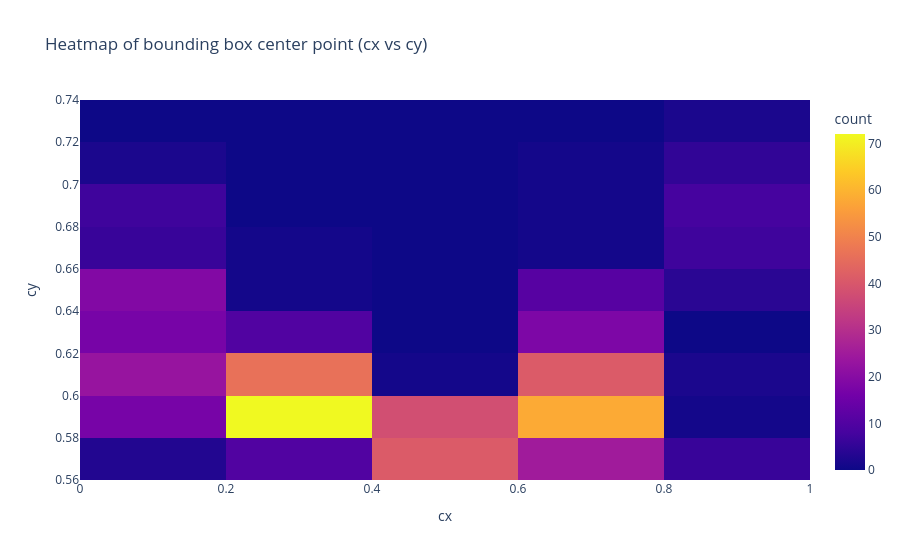

The code cell stored with this chart in its notebook:
### Markdown cell above
heatmap of cx and cy

### Code cell
fig = px.density_heatmap(
    x=all_cx,
    y=all_cy,
    title="Heatmap of bounding box center point (cx vs cy)",
    labels={"x": "cx", "y": "cy"}
)
fig.show()

### Figure 1 — Plotly figure (JSON) as saved in the notebook; plotly's stock layout.template omitted (floating-point values rounded to 4 significant figures; data arrays with more than 128 entries replaced by an {"elided": "..."} marker saying what was removed)
{"data": [{"coloraxis": "coloraxis", "hovertemplate": "cx=%{x}<br>cy=%{y}<br>count=%{z}<extra></extra>", "name": "", "type": "histogram2d", "x": {"elided": "505 float values"}, "xaxis": "x", "xbingroup": "x", "y": {"elided": "505 float values"}, "yaxis": "y", "ybingroup": "y"}], "layout": {"coloraxis": {"colorbar": {"title": {"text": "count"}}, "colorscale": [[0, "#0d0887"], [0.1111, "#46039f"], [0.2222, "#7201a8"], [0.3333, "#9c179e"], [0.4444, "#bd3786"], [0.5556, "#d8576b"], [0.6667, "#ed7953"], [0.7778, "#fb9f3a"], [0.8889, "#fdca26"], [1, "#f0f921"]]}, "legend": {"tracegroupgap": 0}, "title": {"text": "Heatmap of bounding box center point (cx vs cy)"}, "xaxis": {"anchor": "y", "domain": [0, 1], "title": {"text": "cx"}}, "yaxis": {"anchor": "x", "domain": [0, 1], "title": {"text": "cy"}}}}
